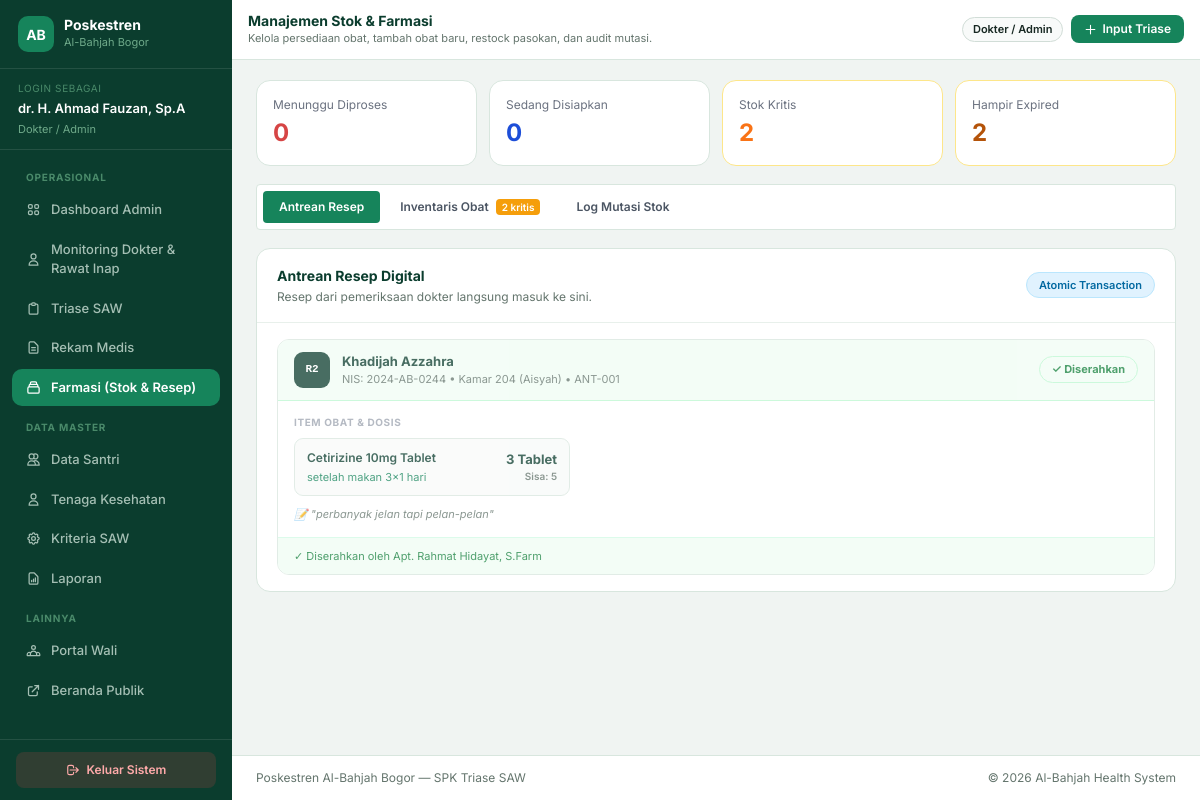
Screenshot of /farmasi.php (signed in) with the database file from the repository.
### tables this page shows
CREATE TABLE `resep_obat` (
  `id` int(11) NOT NULL AUTO_INCREMENT,
  `kunjungan_id` int(11) NOT NULL,
  `petugas_farmasi_id` int(11) DEFAULT NULL,
  `status_resep` enum('menunggu_proses','diproses','selesai','dibatalkan') DEFAULT 'menunggu_proses',
  `catatan_resep` text DEFAULT NULL,
  `created_at` timestamp NOT NULL DEFAULT current_timestamp(),
  PRIMARY KEY (`id`),
  KEY `kunjungan_id` (`kunjungan_id`),
  KEY `petugas_farmasi_id` (`petugas_farmasi_id`),
  CONSTRAINT `resep_obat_ibfk_1` FOREIGN KEY (`kunjungan_id`) REFERENCES `kunjungan_sakit` (`id`) ON DELETE CASCADE,
  CONSTRAINT `resep_obat_ibfk_2` FOREIGN KEY (`petugas_farmasi_id`) REFERENCES `users` (`id`)
);

CREATE TABLE `santri` (
  `id` int(11) NOT NULL AUTO_INCREMENT,
  `nis` varchar(20) NOT NULL,
  `nama_lengkap` varchar(100) NOT NULL,
  `jenis_kelamin` enum('L','P') NOT NULL,
  `kamar_asrama` varchar(50) NOT NULL,
  `kompleks_asrama` enum('Putra','Putri') NOT NULL,
  `tanggal_lahir` date NOT NULL,
  `nama_wali` varchar(100) NOT NULL,
  `no_hp_wali` varchar(20) NOT NULL,
  `user_id_wali` int(11) DEFAULT NULL,
  PRIMARY KEY (`id`),
  UNIQUE KEY `nis` (`nis`),
  KEY `user_id_wali` (`user_id_wali`),
  CONSTRAINT `santri_ibfk_1` FOREIGN KEY (`user_id_wali`) REFERENCES `users` (`id`) ON DELETE SET NULL
);

CREATE TABLE `kunjungan_sakit` (
  `id` int(11) NOT NULL AUTO_INCREMENT,
  `no_antrean` varchar(20) NOT NULL,
  `santri_id` int(11) NOT NULL,
  `tanggal_berobat` timestamp NOT NULL DEFAULT current_timestamp(),
  `keluhan_utama` text NOT NULL,
  `status_antrean` enum('menunggu_triase','pemeriksaan','rawat_jalan','rawat_inap','rujuk_faskes','selesai') DEFAULT 'menunggu_triase',
  `skor_saw_akhir` decimal(6,4) DEFAULT 0.0000,
  `tingkat_prioritas` enum('P1_Gawat_Darurat','P2_Mendesak','P3_Biasa') DEFAULT 'P3_Biasa',
  `is_emergency_override` tinyint(1) NOT NULL DEFAULT 0,
  `tanggal_selesai` datetime DEFAULT NULL,
  `catatan_dokter` text DEFAULT NULL,
  `dokter_pemeriksa` varchar(100) DEFAULT NULL,
  PRIMARY KEY (`id`),
  UNIQUE KEY `no_antrean` (`no_antrean`),
  KEY `santri_id` (`santri_id`),
  CONSTRAINT `kunjungan_sakit_ibfk_1` FOREIGN KEY (`santri_id`) REFERENCES `santri` (`id`) ON DELETE CASCADE
);

CREATE TABLE `resep_obat_detail` (
  `id` int(11) NOT NULL AUTO_INCREMENT,
  `resep_id` int(11) NOT NULL,
  `obat_id` int(11) NOT NULL,
  `jumlah` int(11) NOT NULL,
  `dosis_instruksi` varchar(100) NOT NULL,
  PRIMARY KEY (`id`),
  KEY `resep_id` (`resep_id`),
  KEY `obat_id` (`obat_id`),
  CONSTRAINT `resep_obat_detail_ibfk_1` FOREIGN KEY (`resep_id`) REFERENCES `resep_obat` (`id`) ON DELETE CASCADE,
  CONSTRAINT `resep_obat_detail_ibfk_2` FOREIGN KEY (`obat_id`) REFERENCES `obat` (`id`)
);

CREATE TABLE `obat` (
  `id` int(11) NOT NULL AUTO_INCREMENT,
  `kategori_id` int(11) NOT NULL,
  `kode_obat` varchar(30) NOT NULL,
  `nama_obat` varchar(100) NOT NULL,
  `satuan` varchar(20) NOT NULL,
  `stok_minimal` int(11) DEFAULT 10,
  `stok_sekarang` int(11) DEFAULT 0,
  `exp_date` date NOT NULL,
  `keterangan` text DEFAULT NULL,
  PRIMARY KEY (`id`),
  UNIQUE KEY `kode_obat` (`kode_obat`),
  KEY `kategori_id` (`kategori_id`),
  CONSTRAINT `obat_ibfk_1` FOREIGN KEY (`kategori_id`) REFERENCES `obat_kategori` (`id`)
);

CREATE TABLE `users` (
  `id` int(11) NOT NULL AUTO_INCREMENT,
  `username` varchar(50) NOT NULL,
  `password_hash` varchar(255) NOT NULL,
  `nama_lengkap` varchar(100) NOT NULL,
  `role` enum('admin','petugas_kesehatan','petugas_farmasi','santri_wali') NOT NULL,
  `no_hp` varchar(20) DEFAULT NULL,
  `is_active` tinyint(1) DEFAULT 1,
  `created_at` timestamp NOT NULL DEFAULT current_timestamp(),
  `updated_at` timestamp NOT NULL DEFAULT current_timestamp() ON UPDATE current_timestamp(),
  `password` varchar(255) NOT NULL,
  PRIMARY KEY (`id`),
  UNIQUE KEY `username` (`username`)
);

### farmasi.php (the view, shortened to what this page needs)
<?php
require_once 'header.php';
$active_tab = $_GET['tab'] ?? 'resep';
$res_resep = $conn->query(
    "SELECT r.*, k.no_antrean, k.keluhan_utama, k.tanggal_berobat,
            s.nama_lengkap, s.nis, s.kamar_asrama,
            u.nama_lengkap as nama_apoteker
     FROM resep_obat r
     JOIN kunjungan_sakit k ON r.kunjungan_id=k.id
     JOIN santri s ON k.santri_id=s.id
     LEFT JOIN users u ON r.petugas_farmasi_id=u.id
     ORDER BY FIELD(r.status_resep,'menunggu_proses','diproses','selesai'), r.id DESC"
);
$total_resep   = $conn->query("SELECT COUNT(*) c FROM resep_obat WHERE status_resep='menunggu_proses'")->fetch_assoc()['c'];
$diproses      = $conn->query("SELECT COUNT(*) c FROM resep_obat WHERE status_resep='diproses'")->fetch_assoc()['c'];
$stok_kritis   = $conn->query("SELECT COUNT(*) c FROM obat WHERE stok_sekarang<=stok_minimal")->fetch_assoc()['c'];
$hampir_exp    = $conn->query("SELECT COUNT(*) c FROM obat WHERE exp_date<=DATE_ADD(CURDATE(),INTERVAL 60 DAY)")->fetch_assoc()['c'];
?>
<div style="display:flex;flex-direction:column;gap:18px;max-width:1200px;width:100%;margin:0 auto;">
    <div class="grid grid-cols-2 lg:grid-cols-4 gap-3">
        <?php
        $stats = [
            ['label' => 'Menunggu Diproses', 'value' => $total_resep, 'color' => '#D64545', 'border' => $total_resep > 0 ? 'border-red-200' : ''],
            ['label' => 'Sedang Disiapkan',  'value' => $diproses,    'color' => '#1d4ed8', 'border' => ''],
            ['label' => 'Stok Kritis',       'value' => $stok_kritis, 'color' => '#f97316', 'border' => $stok_kritis > 0 ? 'border-amber-200' : ''],
            ['label' => 'Hampir Expired',    'value' => $hampir_exp,  'color' => '#b45309', 'border' => $hampir_exp > 0 ? 'border-amber-200' : ''],
        ];
        foreach ($stats as $s):
        ?>
        <div class="card p-4 <?= $s['border']; ?>">
            <div class="text-xs text-gray-500 mb-1"><?= $s['label']; ?></div>
            <div class="text-2xl font-bold" style="color:<?= $s['color']; ?>"><?= $s['value']; ?></div>
        </div>
        <?php endforeach; ?>
    </div>
    <div class="bg-white border border-[#d8e6de] rounded p-1.5 flex gap-1 no-print overflow-x-auto whitespace-nowrap">
        <a href="farmasi.php?tab=resep" class="px-4 py-2 rounded text-xs font-semibold transition shrink-0 <?= $active_tab==='resep' ? 'bg-[#16845B] text-white' : 'text-gray-600 hover:bg-gray-100'; ?>">
            Antrean Resep <?php if ($total_resep>0): ?><span class="bg-red-500 text-white rounded px-1.5 py-0.5 text-[10px] ml-1"><?=$total_resep?></span><?php endif; ?>
        </a>
        <a href="farmasi.php?tab=inventaris" class="px-4 py-2 rounded text-xs font-semibold transition shrink-0 <?= $active_tab==='inventaris' ? 'bg-[#16845B] text-white' : 'text-gray-600 hover:bg-gray-100'; ?>">
            Inventaris Obat <?php if ($stok_kritis>0): ?><span class="bg-amber-500 text-white rounded px-1.5 py-0.5 text-[10px] ml-1"><?=$stok_kritis?> kritis</span><?php endif; ?>
        </a>
        <a href="farmasi.php?tab=mutasi" class="px-4 py-2 rounded text-xs font-semibold transition shrink-0 <?= $active_tab==='mutasi' ? 'bg-[#16845B] text-white' : 'text-gray-600 hover:bg-gray-100'; ?>">
            Log Mutasi Stok
        </a>
    </div>
            <?php if ($active_tab === 'resep'): ?>
            <div class="card" style="overflow:hidden;">
                <div style="padding:16px 20px;border-bottom:1px solid #e8f0eb;display:flex;align-items:center;justify-content:space-between;">
                    <div>
                        <div style="font-weight:700;font-size:14px;color:#0B3D2E;">Antrean Resep Digital</div>
                        <div style="font-size:12px;color:#64756D;margin-top:2px;">Resep dari pemeriksaan dokter langsung masuk ke sini.</div>
                    </div>
                    <span style="font-size:11px;font-weight:600;padding:4px 12px;border-radius:999px;background:#e0f2fe;color:#0369a1;border:1px solid #bae6fd;">Atomic Transaction</span>
                </div>
                <div style="padding:16px 20px;display:flex;flex-direction:column;gap:12px;">
                    <?php if (!$res_resep || $res_resep->num_rows===0): ?>
                    <div style="text-align:center;padding:40px;color:#9ca3af;font-size:13px;">Belum ada antrean resep.</div>
                    <?php else: while ($r = $res_resep->fetch_assoc()):
                        $rid    = $r['id'];
                        $items  = $conn->query("SELECT rd.*,o.nama_obat,o.satuan,o.stok_sekarang FROM resep_obat_detail rd JOIN obat o ON rd.obat_id=o.id WHERE rd.resep_id=$rid");
                        $st     = $r['status_resep'];
                        $st_bg  = $st==='selesai'?'#f0fdf4':($st==='diproses'?'#eff6ff':'#fffbeb');
                        $st_bd  = $st==='selesai'?'#bbf7d0':($st==='diproses'?'#bfdbfe':'#fde68a');
                        $st_cl  = $st==='selesai'?'#15803d':($st==='diproses'?'#1d4ed8':'#92400e');
                        $st_lbl = $st==='selesai'?'✓ Diserahkan':($st==='diproses'?'⚙ Sedang Disiapkan':'⏳ Menunggu');
                    ?>
                    <div style="border:1px solid #d8e6de;border-radius:12px;overflow:hidden;<?=$st==='selesai'?'opacity:.75':'';?>">
                        <div style="background:<?=$st_bg?>;border-bottom:1px solid <?=$st_bd?>;padding:12px 16px;display:flex;align-items:center;justify-content:space-between;flex-wrap:wrap;gap:8px;">
                            <div style="display:flex;align-items:center;gap:12px;">
                                <div style="width:36px;height:36px;background:#0B3D2E;border-radius:9px;display:flex;align-items:center;justify-content:center;font-family:monospace;font-size:11px;font-weight:700;color:#fff;flex-shrink:0;">R<?=$r['id']?></div>
                                <div>
                                    <div style="font-weight:700;font-size:13px;color:#0B3D2E;"><?=htmlspecialchars($r['nama_lengkap'])?></div>
                                    <div style="font-size:11px;color:#64756D;">NIS: <?=$r['nis']?> &bull; <?=htmlspecialchars($r['kamar_asrama'])?> &bull; <?=$r['no_antrean']?></div>
                                </div>
                            </div>
                            <span style="padding:4px 12px;border-radius:999px;font-size:11px;font-weight:700;background:<?=$st_bg?>;color:<?=$st_cl?>;border:1px solid <?=$st_bd?>;"><?=$st_lbl?></span>
                        </div>
                        <div style="padding:14px 16px;">
                            <div style="font-size:10px;font-weight:700;color:#9ca3af;text-transform:uppercase;letter-spacing:.06em;margin-bottom:8px;">Item Obat & Dosis</div>
                            <div style="display:grid;grid-template-columns:repeat(auto-fill,minmax(240px,1fr));gap:8px;">
                                <?php while ($it=$items->fetch_assoc()):
                                    $stok_ok = $it['stok_sekarang'] >= $it['jumlah'];
                                ?>
                                <div style="padding:10px 12px;background:<?=$stok_ok?'#f8faf9':'#fef2f2'?>;border:1px solid <?=$stok_ok?'#d8e6de':'#fecaca'?>;border-radius:9px;display:flex;align-items:center;justify-content:space-between;gap:8px;">
                                    <div>
                                        <div style="font-weight:600;font-size:12px;color:#0B3D2E;"><?=htmlspecialchars($it['nama_obat'])?></div>
                                        <div style="font-size:11px;color:#16845B;margin-top:2px;"><?=htmlspecialchars($it['dosis_instruksi'])?></div>
                                    </div>
                                    <div style="text-align:right;flex-shrink:0;">
                                        <div style="font-weight:700;font-size:13px;color:#0B3D2E;"><?=$it['jumlah']?> <?=$it['satuan']?></div>
                                        <div style="font-size:10px;color:<?=$stok_ok?'#64756D':'#D64545'?>;font-weight:600;">Sisa: <?=$it['stok_sekarang']?></div>
                                    </div>
                                </div>
                                <?php endwhile; ?>
                            </div>
                            <?php if (!empty($r['catatan_resep'])): ?>
                            <div style="margin-top:10px;font-size:11px;color:#64756D;font-style:italic;">📝 "<?=htmlspecialchars($r['catatan_resep'])?>"</div>
                            <?php endif; ?>
                        </div>
                        <?php if ($st !== 'selesai'): ?>
                        <div style="padding:12px 16px;border-top:1px solid #e8f0eb;display:flex;align-items:center;justify-content:space-between;flex-wrap:wrap;gap:8px;background:#f8faf9;">
                            <div style="font-size:11px;color:#64756D;">Verifikasi stok fisik sebelum penyerahan.</div>
                            <div style="display:flex;gap:8px;">
                                <?php if ($st==='menunggu_proses'): ?>
                                <a href="farmasi.php?proses_resep_id=<?=$r['id']?>" class="btn" style="background:#1d4ed8;color:#fff;font-size:12px;padding:7px 14px;">
                                    <i data-lucide="settings" style="width:13px;height:13px;"></i> Siapkan
                                </a>
                                <?php endif; ?>
                                <button onclick="serahkan(<?=$r['id']?>, '<?=addslashes($r['nama_lengkap'])?>')"
                                        class="btn btn-green" style="font-size:12px;padding:7px 14px;">
                                    <i data-lucide="check" style="width:13px;height:13px;"></i> Serahkan ke Pasien
                                </button>
                            </div>
                        </div>
                        <?php else: ?>
                        <div style="padding:10px 16px;border-top:1px solid #d1fae5;font-size:11px;color:#15803d;background:#f0fdf4;">
                            ✓ Diserahkan oleh <?=htmlspecialchars($r['nama_apoteker']??'Apoteker')?>
                        </div>
                        <?php endif; ?>
                    </div>
                    <?php endwhile; endif; ?>
                </div>
            </div>
            <?php endif; ?>
        </div>
<?php require_once 'footer.php'; ?>

### header.php (style rules this page uses)
body { font-family: 'Inter', sans-serif; background: #f0f4f2; color: #182923; }
.card, .card-custom { background: #fff; border: 1px solid #d8e6de; border-radius: 14px; }

### rows the page displays
resep_obat: id "2", santri.nama_lengkap "Khadijah Azzahra", santri.nis "2024-AB-0244", santri.kamar_asrama "Kamar 204 (Aisyah)", kunjungan.no_antrean "ANT-001", status_resep "✓ Diserahkan", catatan_resep "perbanyak jelan tapi pelan-pelan", petugas_farmasi.nama_lengkap "Apt. Rahmat Hidayat, S.Farm"
resep_obat_detail: obat.nama_obat "Cetirizine 10mg Tablet", dosis_instruksi "setelah makan 3x1 hari", jumlah "3", obat.satuan "Tablet", obat.stok_sekarang "5"

### other values shown
$user_name "dr. H. Ahmad Fauzan, Sp.A"
$role_map[$user_role] "Dokter / Admin"
$page_title "Manajemen Stok & Farmasi"
$page_desc "Kelola persediaan obat, tambah obat baru, restock pasokan, dan audit mutasi."
$badge['label'] "Dokter / Admin"
$s['label'] "Menunggu Diproses"
$s['value'] "0"
$s['label'] "Sedang Disiapkan"
$s['label'] "Stok Kritis"
$s['value'] "2"
$s['label'] "Hampir Expired"
$stok_kritis "2"
